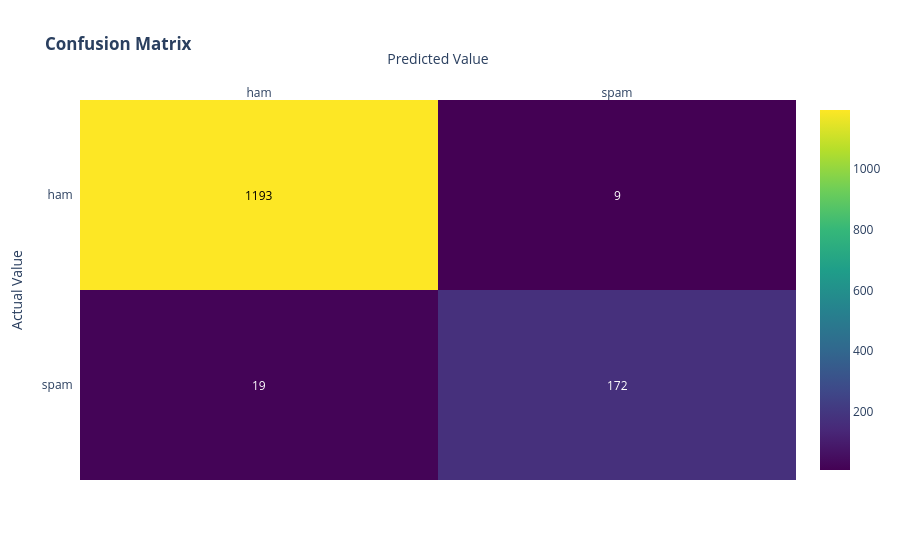

Here is the notebook cell this chart was saved with:
### Code cell
from sklearn import metrics

# Confusion Matrix
cm = metrics.confusion_matrix(y_test, y_pred_class)
conf_matrix(cm)

### Figure 1 — Plotly figure (JSON) as saved in the notebook; plotly's stock layout.template omitted (floating-point values rounded to 4 significant figures)
{"data": [{"colorscale": [[0, "#440154"], [0.1111, "#482878"], [0.2222, "#3e4989"], [0.3333, "#31688e"], [0.4444, "#26828e"], [0.5556, "#1f9e89"], [0.6667, "#35b779"], [0.7778, "#6ece58"], [0.8889, "#b5de2b"], [1, "#fde725"]], "reversescale": false, "showscale": true, "type": "heatmap", "x": ["ham", "spam"], "y": ["spam", "ham"], "z": [[19, 172], [1193, 9]]}], "layout": {"annotations": [{"font": {"color": "#FFFFFF"}, "showarrow": false, "text": "19", "x": "ham", "xref": "x", "y": "spam", "yref": "y"}, {"font": {"color": "#FFFFFF"}, "showarrow": false, "text": "172", "x": "spam", "xref": "x", "y": "spam", "yref": "y"}, {"font": {"color": "#000000"}, "showarrow": false, "text": "1193", "x": "ham", "xref": "x", "y": "ham", "yref": "y"}, {"font": {"color": "#FFFFFF"}, "showarrow": false, "text": "9", "x": "spam", "xref": "x", "y": "ham", "yref": "y"}], "title": {"text": "<b>Confusion Matrix</b>"}, "xaxis": {"dtick": 1, "gridcolor": "rgb(0, 0, 0)", "side": "top", "ticks": "", "title": {"text": "Predicted Value"}}, "yaxis": {"dtick": 1, "ticks": "", "ticksuffix": "  ", "title": {"text": "Actual Value"}}}}
